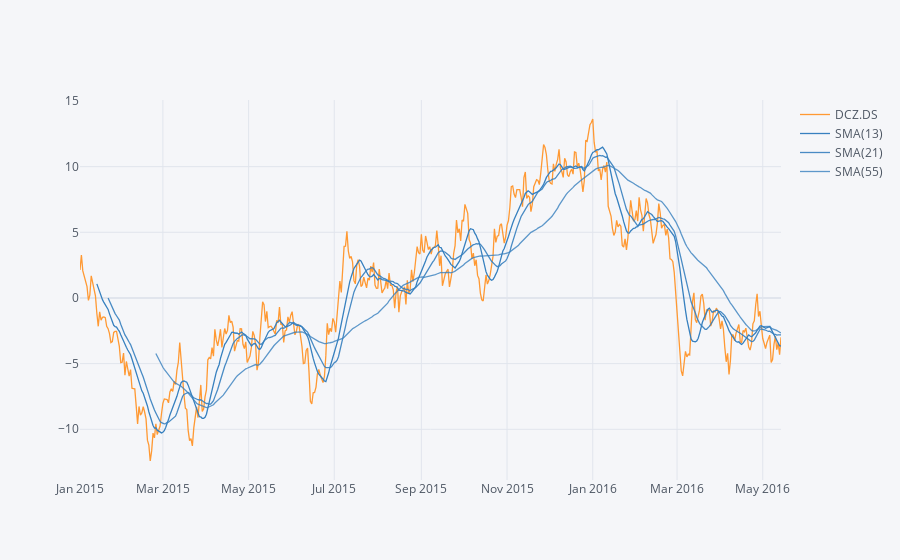

The notebook cell saved with this chart:
### Code cell
cf.datagen.lines(1,500).ta_plot(study='sma',period=[13,21,55])

### Figure 1 — Plotly figure (JSON) as saved in the notebook; plotly's stock layout.template omitted (floating-point values rounded to 4 significant figures; data arrays with more than 128 entries replaced by an {"elided": "..."} marker saying what was removed)
{"data": [{"line": {"color": "rgba(255, 153, 51, 1.0)", "dash": "solid", "shape": "linear", "width": 1.3}, "mode": "lines", "name": "DCZ.DS", "text": "", "type": "scatter", "x": {"elided": "500 str values"}, "y": {"elided": "500 float values"}}, {"line": {"color": "rgba(55, 128, 191, 1.0)", "dash": "solid", "shape": "linear", "width": 1.3}, "mode": "lines", "name": "SMA(13)", "text": "", "type": "scatter", "x": {"elided": "500 str values"}, "y": {"elided": "500 mixed values"}}, {"line": {"color": "rgba(55, 128, 191, 0.8999999999999999)", "dash": "solid", "shape": "linear", "width": 1.3}, "mode": "lines", "name": "SMA(21)", "text": "", "type": "scatter", "x": {"elided": "500 str values"}, "y": {"elided": "500 mixed values"}}, {"line": {"color": "rgba(55, 128, 191, 0.7999999999999998)", "dash": "solid", "shape": "linear", "width": 1.3}, "mode": "lines", "name": "SMA(55)", "text": "", "type": "scatter", "x": {"elided": "500 str values"}, "y": {"elided": "500 mixed values"}}], "layout": {"autosize": true, "legend": {"bgcolor": "#F5F6F9", "font": {"color": "#4D5663"}}, "paper_bgcolor": "#F5F6F9", "plot_bgcolor": "#F5F6F9", "title": {"font": {"color": "#4D5663"}}, "xaxis": {"autorange": true, "gridcolor": "#E1E5ED", "range": ["2015-01-01", "2016-05-14"], "showgrid": true, "tickfont": {"color": "#4D5663"}, "title": {"font": {"color": "#4D5663"}, "text": ""}, "type": "date", "zerolinecolor": "#E1E5ED"}, "yaxis": {"autorange": true, "gridcolor": "#E1E5ED", "range": [-13.86, 15.08], "showgrid": true, "tickfont": {"color": "#4D5663"}, "title": {"font": {"color": "#4D5663"}, "text": ""}, "type": "linear", "zerolinecolor": "#E1E5ED"}}}
